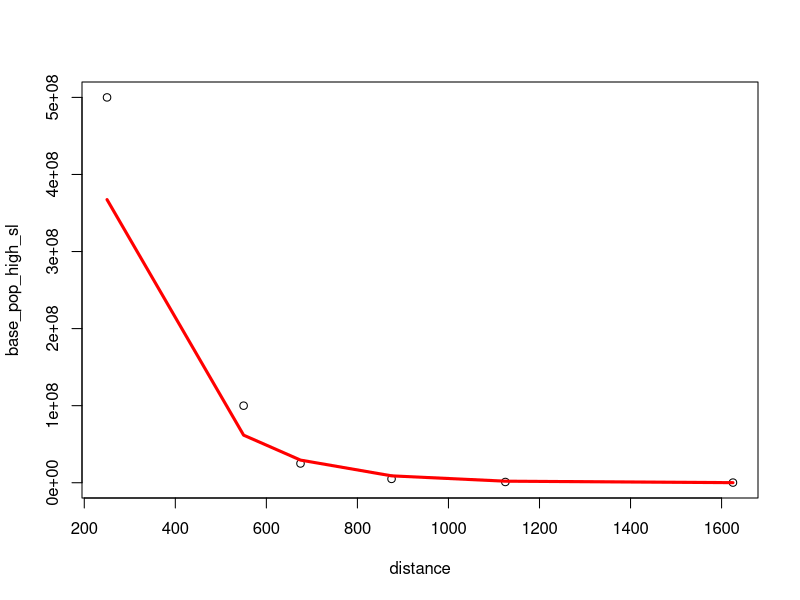
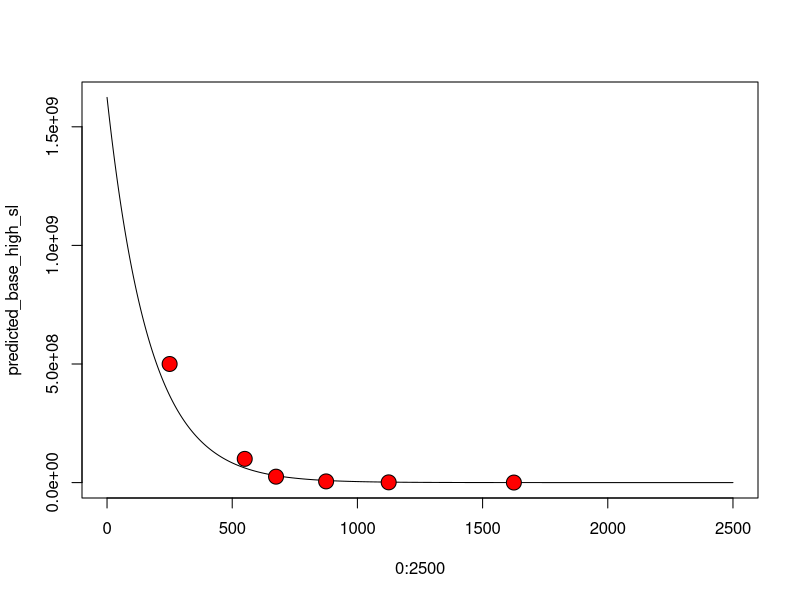
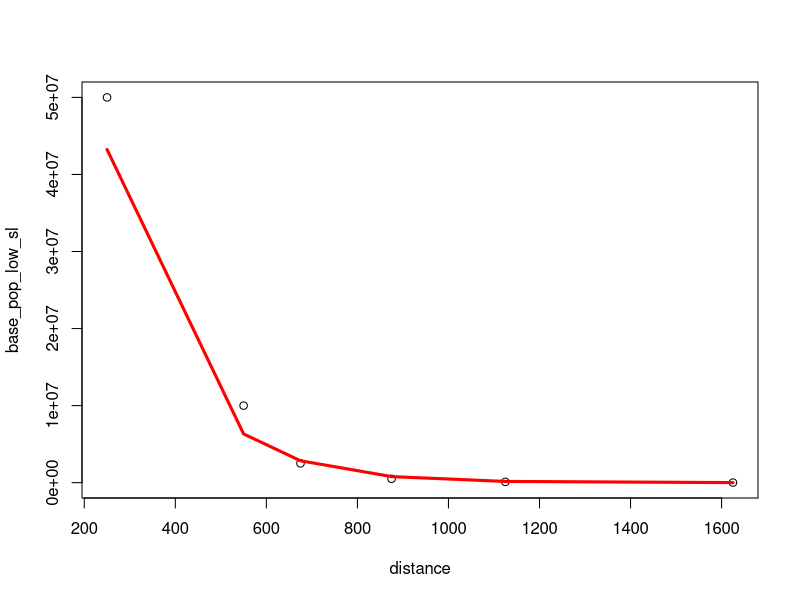
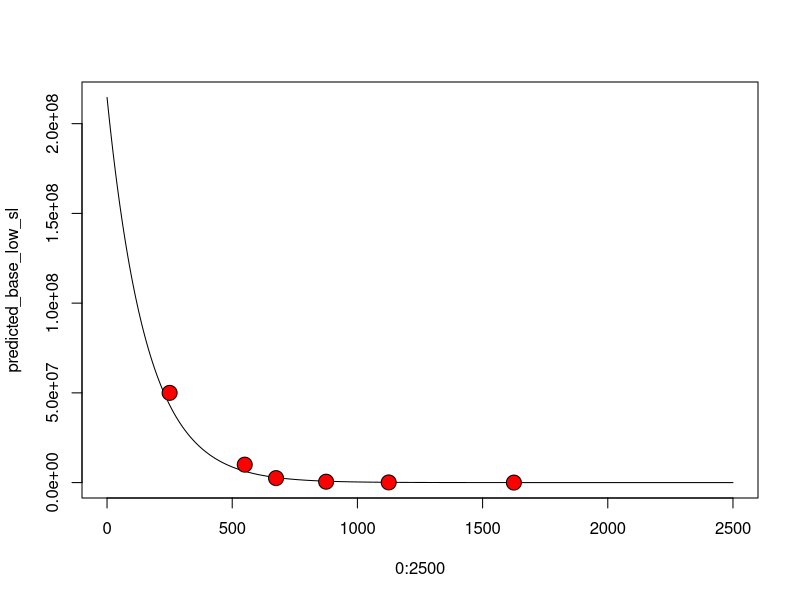
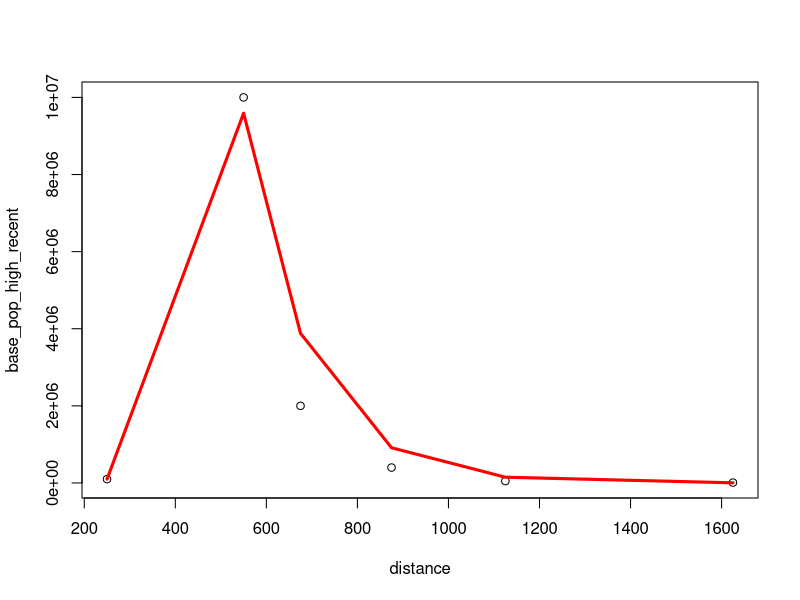
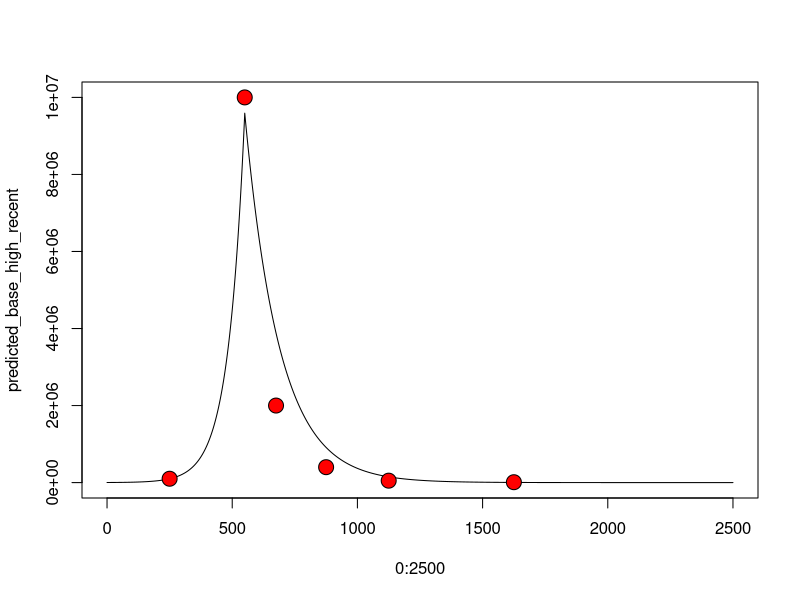
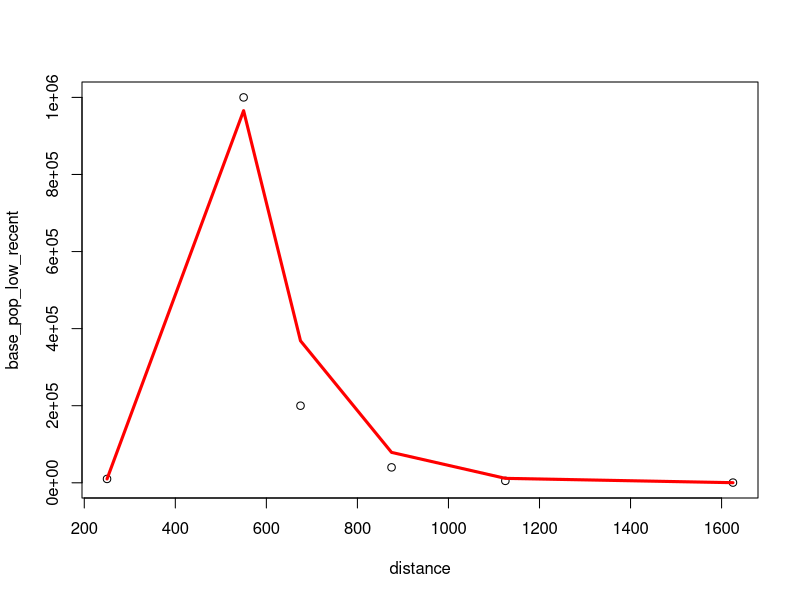
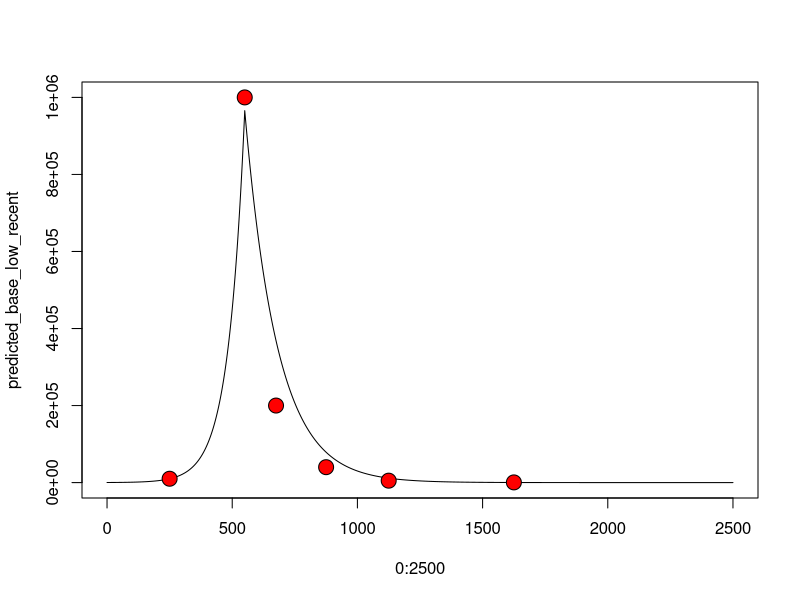

These charts were generated, in order, by the following R code:
#what is the relationship between LY from terra and population? plot the midpoint of distance by base to find out

distance <- c(250, 550, 675, 875, 1125, 1625)
base_pop_high_sl <- c(500*10^6,100*10^6,25*10^6,5*10^6,1*10^6,2*10^5) 
base_pop_low_sl <- c(50*10^6,10*10^6,2.5*10^6,5*10^5,1*10^5,1*10^4)
#for recent settlement, I needed to tweak numbers a bit to fit decently with a spline
#I halved the 500-600 LY numbers, and doubled the numbers from 500-600 and 750-1000. I also doubled the number 
#for 600-750 low roll again, because that original number (50,000) was particularly low
base_pop_high_recent <- c(1*10^5, 10*10^6, 2*10^6, 4*10^5, 5*10^4, 1*10^4)
base_pop_low_recent <- c(1*10^4, 1*10^6, 2*10^5, 4*10^4, 5*10^3, 500)

plot(distance, base_pop_high_sl)
model_sl_high <- lm(log(base_pop_high_sl)~distance)
lines(distance, exp(model_sl_high$fitted.values), lwd=3, col="red")

#out of sample predicctions
predicted_base_high_sl <-  exp(predict(model_sl_high, data.frame(distance=0:2500)))
plot(0:2500, predicted_base_high_sl, type="l")
points(distance, base_pop_high_sl, pch=21, bg="red", cex=2)


plot(distance, base_pop_low_sl)
model_sl_low <- lm(log(base_pop_low_sl)~distance)
lines(distance, exp(model_sl_low$fitted.values), lwd=3, col="red")

#out of sample predicctions
predicted_base_low_sl <-  exp(predict(model_sl_low, data.frame(distance=0:2500)))
plot(0:2500, predicted_base_low_sl, type="l")
points(distance, base_pop_low_sl, pch=21, bg="red", cex=2)


plot(distance, base_pop_high_recent)
#spline of distance between 0 and 500?
before_spline <- distance-550
before_spline[before_spline>0] <- 0
after_spline <- distance-550
after_spline[after_spline<0] <- 0
model_recent_high <- lm(log(base_pop_high_recent)~before_spline+after_spline, weights=c(1,40,1,1,1,1))
lines(distance, exp(model_recent_high$fitted.values), lwd=3, col="red")

#out of sample predicctions
temp <- data.frame(distance=0:2500)
temp$before_spline <- temp$distance-550
temp$before_spline[temp$before_spline>0] <- 0
temp$after_spline <- temp$distance-550
temp$after_spline[temp$after_spline<0] <- 0
predicted_base_high_recent <-  exp(predict(model_recent_high, temp))
plot(0:2500, predicted_base_high_recent, type="l", ylim=c(0, max(base_pop_high_recent)))
points(distance, base_pop_high_recent, pch=21, bg="red", cex=2)


plot(distance, base_pop_low_recent)
model_recent_low <- lm(log(base_pop_low_recent)~before_spline+after_spline, weights=c(1,40,1,1,1,1))
lines(distance, exp(model_recent_low$fitted.values), lwd=3, col="red")
predicted_base_low_recent <-  exp(predict(model_recent_low, temp))
plot(0:2500, predicted_base_low_recent, type="l", ylim=c(0, max(base_pop_low_recent)))
points(distance, base_pop_low_recent, pch=21, bg="red", cex=2)

#these look pretty good. I think we can use these equations rather than the table to estimate base populations for each 
#of our categories. 